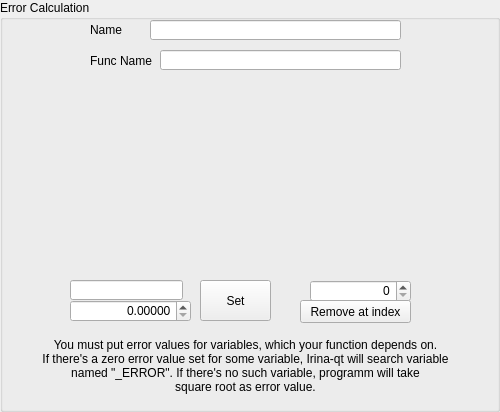
<?xml version="1.0" encoding="UTF-8"?>
<ui version="4.0">
 <class>ThisWidget</class>
 <widget class="QGroupBox" name="ThisWidget">
  <property name="geometry">
   <rect>
    <x>0</x>
    <y>0</y>
    <width>500</width>
    <height>412</height>
   </rect>
  </property>
  <property name="windowTitle">
   <string>GroupBox</string>
  </property>
  <property name="title">
   <string>Error Calculation</string>
  </property>
  <widget class="QLabel" name="label">
   <property name="geometry">
    <rect>
     <x>90</x>
     <y>20</y>
     <width>61</width>
     <height>20</height>
    </rect>
   </property>
   <property name="text">
    <string>Name</string>
   </property>
  </widget>
  <widget class="QLineEdit" name="name">
   <property name="geometry">
    <rect>
     <x>150</x>
     <y>20</y>
     <width>251</width>
     <height>20</height>
    </rect>
   </property>
  </widget>
  <widget class="QLabel" name="label_2">
   <property name="geometry">
    <rect>
     <x>90</x>
     <y>50</y>
     <width>71</width>
     <height>21</height>
    </rect>
   </property>
   <property name="text">
    <string>Func Name</string>
   </property>
  </widget>
  <widget class="QLineEdit" name="funcname">
   <property name="geometry">
    <rect>
     <x>160</x>
     <y>50</y>
     <width>241</width>
     <height>20</height>
    </rect>
   </property>
  </widget>
  <widget class="QLabel" name="info">
   <property name="geometry">
    <rect>
     <x>0</x>
     <y>90</y>
     <width>491</width>
     <height>181</height>
    </rect>
   </property>
   <property name="text">
    <string/>
   </property>
   <property name="alignment">
    <set>Qt::AlignHCenter|Qt::AlignTop</set>
   </property>
  </widget>
  <widget class="QLineEdit" name="nname">
   <property name="geometry">
    <rect>
     <x>70</x>
     <y>280</y>
     <width>113</width>
     <height>20</height>
    </rect>
   </property>
  </widget>
  <widget class="QDoubleSpinBox" name="doubleSpinBox">
   <property name="geometry">
    <rect>
     <x>70</x>
     <y>300</y>
     <width>121</width>
     <height>22</height>
    </rect>
   </property>
   <property name="alignment">
    <set>Qt::AlignRight|Qt::AlignTrailing|Qt::AlignVCenter</set>
   </property>
   <property name="decimals">
    <number>5</number>
   </property>
   <property name="maximum">
    <double>1000000000.000000000000000</double>
   </property>
  </widget>
  <widget class="QPushButton" name="SetButton">
   <property name="geometry">
    <rect>
     <x>200</x>
     <y>280</y>
     <width>71</width>
     <height>41</height>
    </rect>
   </property>
   <property name="text">
    <string>Set</string>
   </property>
  </widget>
  <widget class="QSpinBox" name="spinBox">
   <property name="geometry">
    <rect>
     <x>310</x>
     <y>280</y>
     <width>101</width>
     <height>22</height>
    </rect>
   </property>
   <property name="alignment">
    <set>Qt::AlignRight|Qt::AlignTrailing|Qt::AlignVCenter</set>
   </property>
   <property name="maximum">
    <number>1000000000</number>
   </property>
  </widget>
  <widget class="QPushButton" name="Removebutton">
   <property name="geometry">
    <rect>
     <x>300</x>
     <y>300</y>
     <width>111</width>
     <height>23</height>
    </rect>
   </property>
   <property name="text">
    <string>Remove at index</string>
   </property>
  </widget>
  <widget class="QLabel" name="label_3">
   <property name="geometry">
    <rect>
     <x>0</x>
     <y>330</y>
     <width>491</width>
     <height>71</height>
    </rect>
   </property>
   <property name="text">
    <string>You must put error values for variables, which your function depends on. 
If there's a zero error value set for some variable, Irina-qt will search variable
named &quot;&lt;var.name&gt;_ERROR&quot;. If there's no such variable, programm will take
square root as error value.</string>
   </property>
   <property name="alignment">
    <set>Qt::AlignCenter</set>
   </property>
  </widget>
 </widget>
 <resources/>
 <connections/>
</ui>
